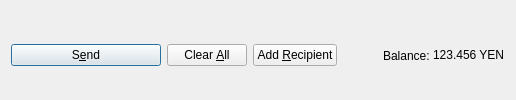
         <widget class="QFrame" name="frame_Send">
          <layout class="QHBoxLayout" name="horizontalLayout">
           <property name="bottomMargin">
            <number>0</number>
           </property>
           <item>
            <widget class="QPushButton" name="sendButton">
             <property name="minimumSize">
              <size>
               <width>150</width>
               <height>0</height>
              </size>
             </property>
             <property name="toolTip">
              <string>Confirm the send action</string>
             </property>
             <property name="text">
              <string>S&amp;end</string>
             </property>
             <property name="icon">
              <iconset resource="../cryptoyen_modern.qrc">
               <normaloff>:/icons/send</normaloff>:/icons/send</iconset>
             </property>
             <property name="autoDefault">
              <bool>false</bool>
             </property>
             <property name="default">
              <bool>true</bool>
             </property>
            </widget>
           </item>
           <item>
            <widget class="QPushButton" name="clearButton">
             <property name="sizePolicy">
              <sizepolicy hsizetype="Minimum" vsizetype="Fixed">
               <horstretch>0</horstretch>
               <verstretch>0</verstretch>
              </sizepolicy>
             </property>
             <property name="toolTip">
              <string>Clear all fields of the form.</string>
             </property>
             <property name="text">
              <string>Clear &amp;All</string>
             </property>
             <property name="icon">
              <iconset resource="../cryptoyen_modern.qrc">
               <normaloff>:/icons/remove</normaloff>:/icons/remove</iconset>
             </property>
             <property name="autoDefault">
              <bool>false</bool>
             </property>
            </widget>
           </item>
           <item>
            <widget class="QPushButton" name="addButton">
             <property name="toolTip">
              <string>Send to multiple recipients at once</string>
             </property>
             <property name="text">
              <string>Add &amp;Recipient</string>
             </property>
             <property name="icon">
              <iconset resource="../cryptoyen_modern.qrc">
               <normaloff>:/icons/add</normaloff>:/icons/add</iconset>
             </property>
             <property name="autoDefault">
              <bool>false</bool>
             </property>
            </widget>
           </item>
           <item>
            <spacer name="horizontalSpacer">
             <property name="orientation">
              <enum>Qt::Horizontal</enum>
             </property>
             <property name="sizeHint" stdset="0">
              <size>
               <width>40</width>
               <height>20</height>
              </size>
             </property>
            </spacer>
           </item>
           <item>
            <layout class="QHBoxLayout" name="horizontalLayout_2">
             <property name="spacing">
              <number>3</number>
             </property>
             <item>
              <widget class="QLabel" name="label">
               <property name="text">
                <string>Balance:</string>
               </property>
              </widget>
             </item>
             <item>
              <widget class="QLabel" name="labelBalance">
               <property name="sizePolicy">
                <sizepolicy hsizetype="Preferred" vsizetype="Fixed">
                 <horstretch>0</horstretch>
                 <verstretch>0</verstretch>
                </sizepolicy>
               </property>
               <property name="cursor">
                <cursorShape>IBeamCursor</cursorShape>
               </property>
               <property name="text">
                <string notr="true">123.456 YEN</string>
               </property>
               <property name="textInteractionFlags">
                <set>Qt::LinksAccessibleByMouse|Qt::TextSelectableByKeyboard|Qt::TextSelectableByMouse</set>
               </property>
              </widget>
             </item>
            </layout>
           </item>
          </layout>
         </widget>
